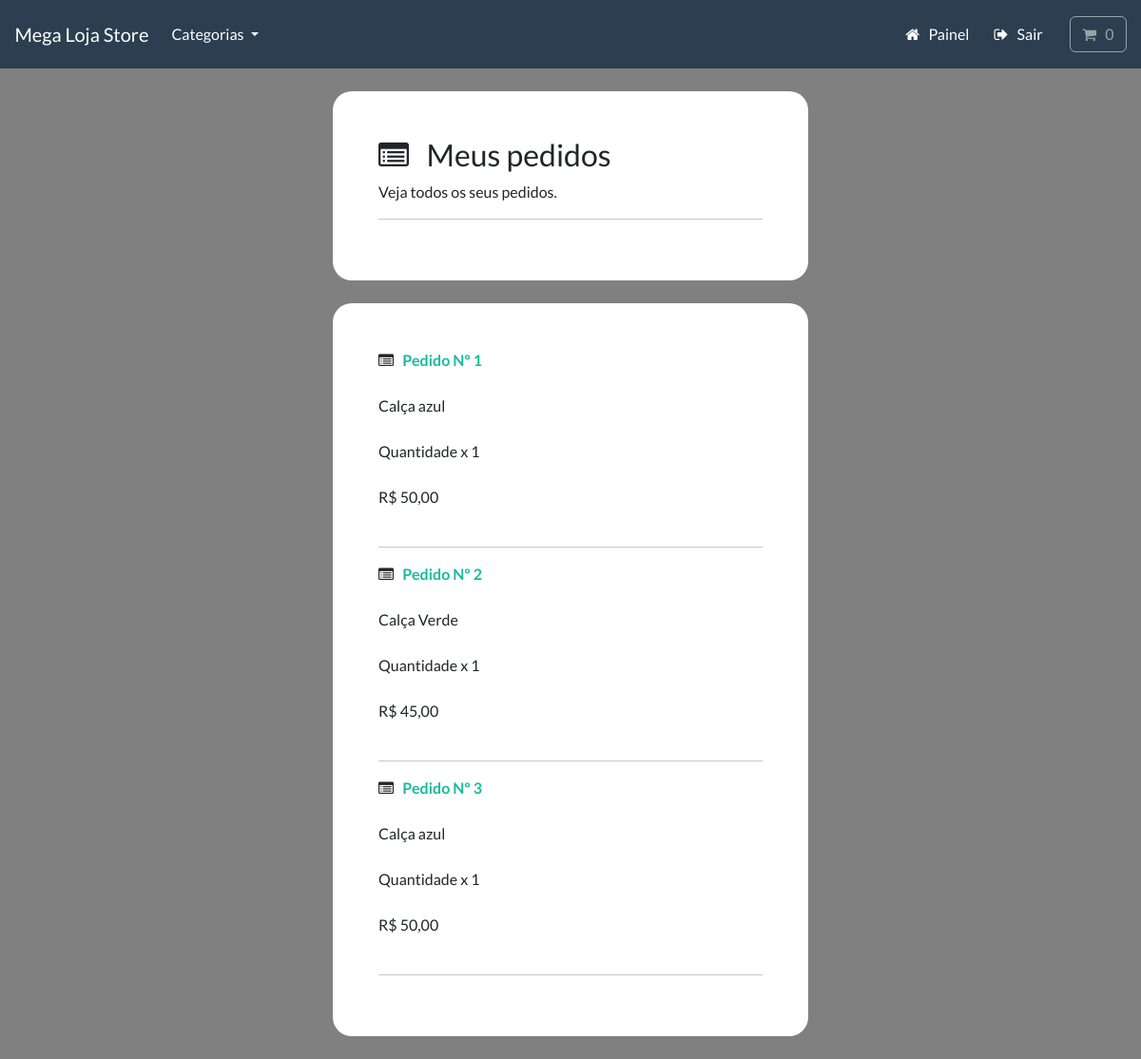
Before: /account/track-orders (signed in) with the older database file.
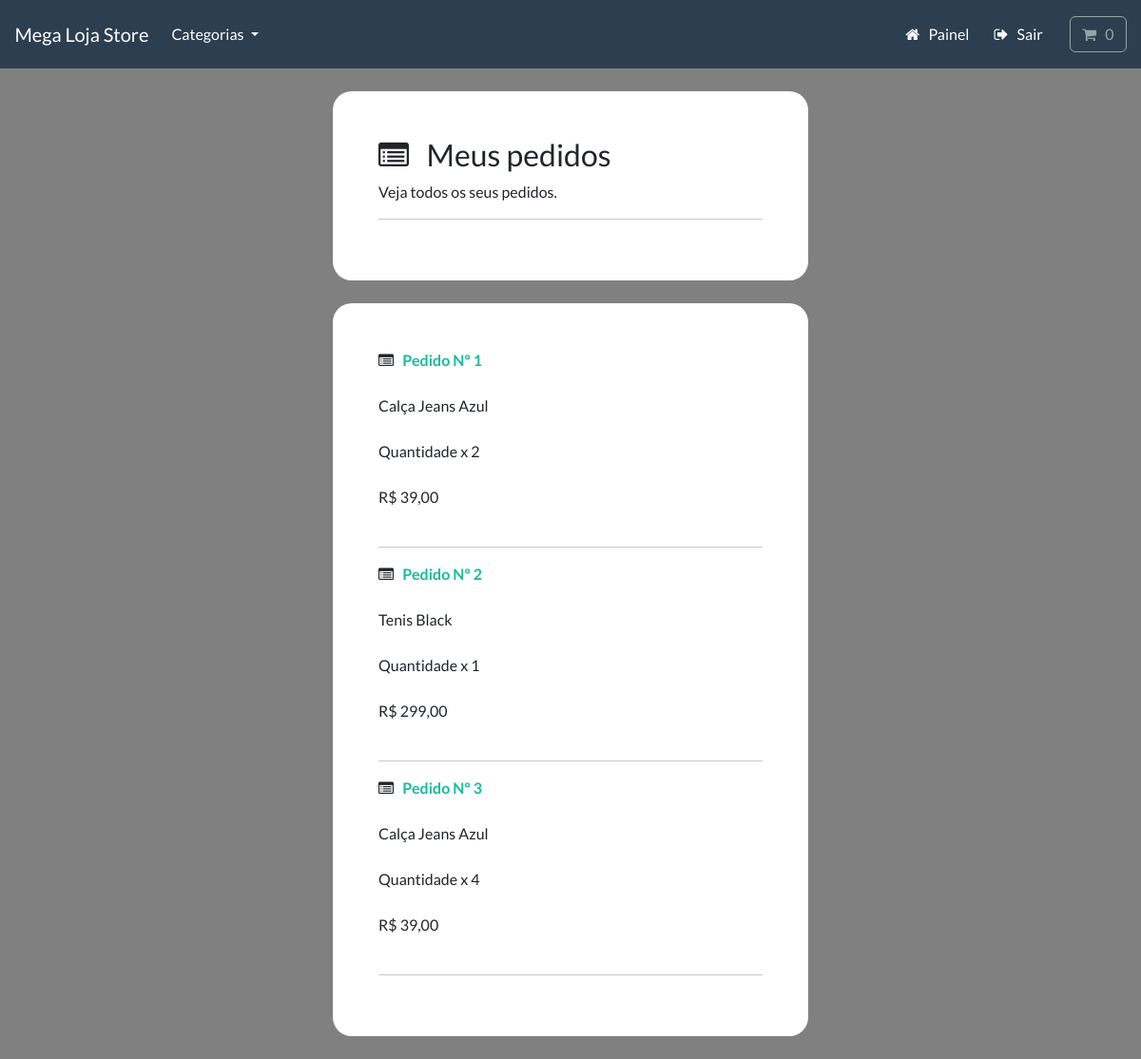
After: the same page with the newer database file.
### payment/models.py (models this page shows, shortened)
class OrderItem(models.Model):
    order = models.ForeignKey(Order, on_delete=models.CASCADE, null=True)
    product = models.ForeignKey(Product, on_delete=models.CASCADE, null=True)
    quantity = models.PositiveBigIntegerField(default=1)
    price = models.DecimalField(max_digits=8, decimal_places=2)
    user = models.ForeignKey(
        User, on_delete=models.CASCADE, null=True, blank=True)

### store/models.py (models this page shows, shortened)
class Product(models.Model):
    category = models.ForeignKey(
        Category, related_name='product', on_delete=models.CASCADE, null=True)
    title = models.CharField(max_length=250)
    brand = models.CharField(max_length=250, default='un_branded')
    description = models.TextField(blank=True)
    slug = models.SlugField(max_length=255)
    price = models.DecimalField(max_digits=6, decimal_places=2)
    image = models.ImageField(upload_to='images/')
    class Meta:
        verbose_name_plural = 'products'
    def __str__(self):
        return self.title

### account/views.py (the view)
# urls.py: path('track-orders', views.track_orders, name='track-orders'),
@login_required(login_url='my-login')
def track_orders(request):
    try:
        orders = OrderItem.objects.filter(user=request.user)
        context = {'orders': orders}
        return render(request, 'account/track-orders.html', context=context)
    except:
        return render(request, 'account/track-orders.html')

### cart/cart.py (called while the page is built)
    def __len__(self):
        return sum(item['qty'] for item in self.cart.values())

### cart/context_processors.py (called while the page is built)
def cart(request):
    return {'cart': Cart(request)}

### store/models.py (called while the page is built)
    def get_absolute_url(self):
        return reverse('list-category', args=[self.slug])

### store/views.py (called while the page is built)
def categories(request):
    all_categories = Category.objects.all()
    return {'all_categories': all_categories}

### account/templates/account/track-orders.html (shortened to what this page needs)
{% include "store/base.html" %}
{% load static %}
{% load crispy_forms_tags %}
{% block content %}
    <div class="container bg-white shadow-md p-5 form-layout ">
        <h3> <i class="fa fa-list-alt" aria-hidden="true"></i> &nbsp; Meus pedidos </h3>
        <p> Veja todos os seus pedidos. </p>
        <hr>
    </div>
    <div class="container bg-white shadow-md p-5 form-layout ">
        {% for order in orders %}
            <strong> <i class="fa fa-list-alt" aria-hidden="true"></i> &nbsp; <a class="text-decoration-none" href="{% url 'order-all' order.id %}">Pedido Nº {{order.id}} </a></strong>
            <br> <br>
            {{order.product}}
            <br> <br>
            Quantidade x {{order.quantity}}
            <br> <br>
            R$ {{order.price|cut:".00"|add:",00"}}
            <br> <br>
            <hr>
        {% endfor %}
    </div>
{% endblock %}

Changed rows visible on the page:
changed OrderItem id 1: product "Calça azul" → "Calça Jeans Azul"; quantity "1" → "2"; price|add "50,00" → "39,00"
changed OrderItem id 2: product "Calça Verde" → "Tenis Black"; price|add "45,00" → "299,00"
changed OrderItem id 3: product "Calça azul" → "Calça Jeans Azul"; quantity "1" → "4"; price|add "50,00" → "39,00"
